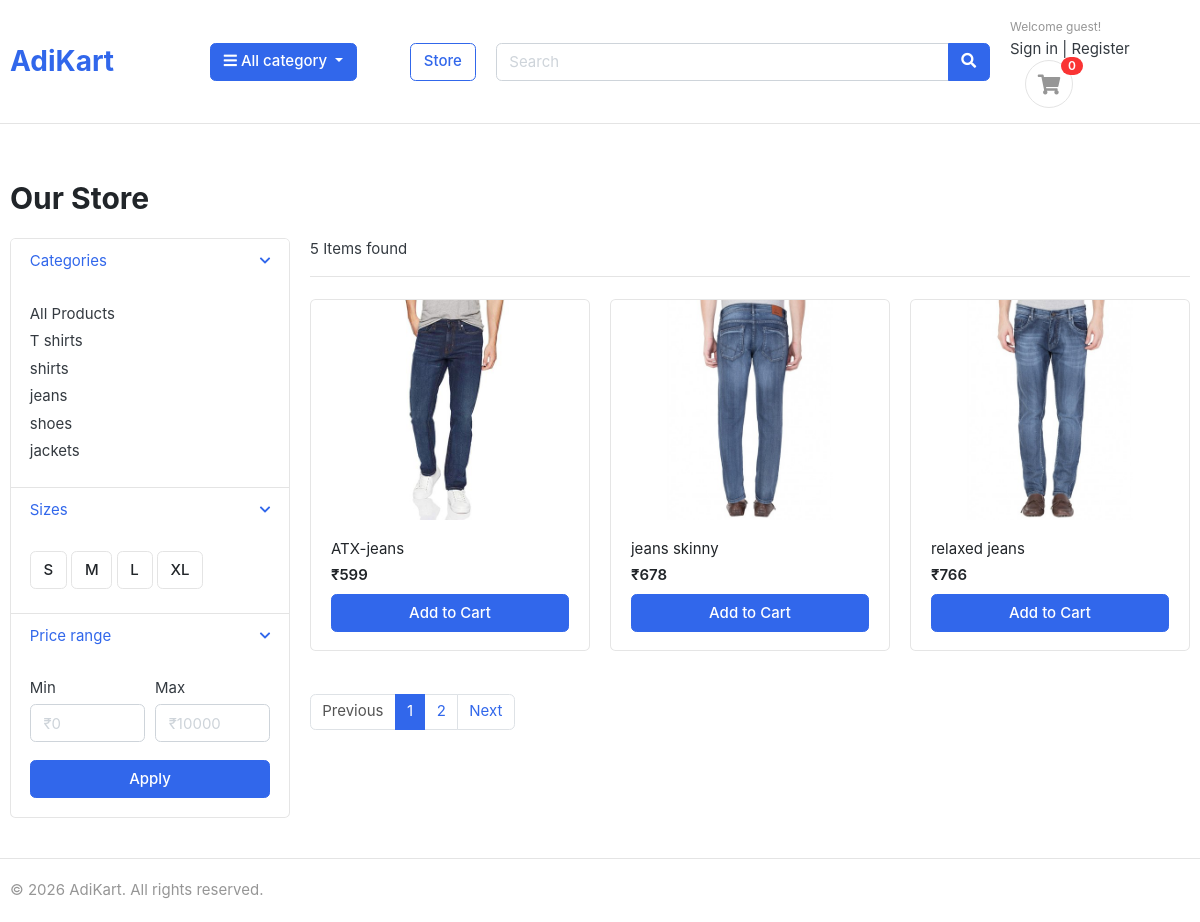
Page /store/category/jeans/ on the committed database.
### category/models.py (models this page shows, shortened)
class Category(models.Model):
    category_name = models.CharField(max_length=50)
    slug=models.SlugField(max_length=100, unique=True)
    description=models.TextField(max_length=255)
    image=models.ImageField(upload_to='photos/categories', blank=True)
    class Meta:
        verbose_name = 'category'
        verbose_name_plural = 'categories'

### store/models.py (models this page shows, shortened)
class product(models.Model):
    product_name=models.CharField(max_length=200, unique=True)
    slug=models.SlugField(max_length=200, unique=True)
    description=models.TextField(max_length=500, blank=True)
    price=models.IntegerField()
    images=models.ImageField(upload_to='photos/products')
    is_available=models.BooleanField(default=True)
    category=models.ForeignKey(Category, on_delete=models.CASCADE)
    created_date=models.DateTimeField(auto_now_add=True)
    modified_date=models.DateTimeField(auto_now=True)

### store/views.py (the view)
# urls.py: path('category/<slug:category_slug>/', views.products_by_category, name='products_by_category'),
def products_by_category(request, category_slug):
    category = get_object_or_404(Category, slug=category_slug)
    products = product.objects.filter(category=category)
    categories = Category.objects.all()
    paginator = Paginator(products, 3)
    page = request.GET.get('page')
    products = paginator.get_page(page)
    product_count = paginator.count
    return render(request, 'store/store.html', {
        'products': products,
        'categories': categories,
        'product_count': product_count,
    })

### cart/context_processors.py (called while the page is built)
def cart_count(request):
    cart = request.session.get('cart', {})
    count = 0
    for quantity in cart.values():
        count += quantity
    return {
        'cart_count': count
    }

### templates/store/store.html (shortened to what this page needs)
{% extends "base.html" %}
{% block content %}
<section class="section-content padding-y">
<div class="container">
    <header class="section-heading">
        <h2 class="section-title">Our Store</h2>
    </header>
    <div class="row">
        <aside class="col-md-3">
            <div class="card">
                <article class="filter-group">
                    <header class="card-header">
                        <a href="#" class="title">
                            <i class="icon-control fa fa-chevron-down"></i>
                            Categories
                        </a>
                    </header>
                    <div class="filter-content">
                        <div class="card-body">
                            <ul class="list-menu">
                                <li>
                                    <a href="/store/">
                                        All Products
                                    </a>
                                </li>
                                {% for category in categories %}
                                <li>
                                    <a href="{% url 'products_by_category' category.slug %}">
                                        {{ category.category_name }}
                                    </a>
                                </li>
                                {% endfor %}
                            </ul>
                        </div>
                    </div>
                </article>
                <article class="filter-group">
                    <header class="card-header">
                        <a href="#" class="title">
                            <i class="icon-control fa fa-chevron-down"></i>
                            Sizes
                        </a>
                    </header>
                    <div class="filter-content">
                        <div class="card-body">
                            <label class="checkbox-btn">
                                <span class="btn btn-light">S</span>
                            </label>
                            <label class="checkbox-btn">
                                <span class="btn btn-light">M</span>
                            </label>
                            <label class="checkbox-btn">
                                <span class="btn btn-light">L</span>
                            </label>
                            <label class="checkbox-btn">
                                <span class="btn btn-light">XL</span>
                            </label>
                        </div>
                    </div>
                </article>
                <article class="filter-group">
                    <header class="card-header">
                        <a href="#" class="title">
                            <i class="icon-control fa fa-chevron-down"></i>
                            Price range
                        </a>
                    </header>
                    <div class="filter-content">
                        <div class="card-body">
                            <div class="form-row">
                                <div class="form-group col-md-6">
                                    <label>Min</label>
                                    <input class="form-control"
                                           placeholder="₹0"
                                           type="number">
                                </div>
                                <div class="form-group col-md-6">
                                    <label>Max</label>
                                    <input class="form-control"
                                           placeholder="₹10000"
                                           type="number">
                                </div>
                            </div>
                            <button class="btn btn-block btn-primary">
                                Apply
                            </button>
                        </div>
                    </div>
                </article>
            </div>
        </aside>
        <main class="col-md-9">
            <header class="border-bottom mb-4 pb-3">
                <div class="form-inline">
                    <span class="mr-md-auto">
                        {{ product_count }} Items found
                    </span>
                </div>
            </header>
            <div class="row">
                {% for product in products %}
                <div class="col-md-4">
                    <figure class="card card-product-grid">
                        <div class="img-wrap">
                            <a href="{% url 'product_detail' product.slug %}">
                                <img src="{{ product.images.url }}">
                            </a>
                        </div>
                        <figcaption class="info-wrap">
                            <a href="{% url 'product_detail' product.slug %}"
                               class="title">
                                {{ product.product_name }}
                            </a>
                            <div class="price mt-1">
                                ₹{{ product.price }}
                            </div>
                            {% if product.is_available %}
                                <a href="{% url 'add_to_cart' product.id %}"
                                   class="btn btn-primary btn-block mt-2">
                                    Add to Cart
                                </a>
                            {% else %}
                                <span class="btn btn-danger btn-block mt-2">
                                    Out of Stock
                                </span>
                            {% endif %}
                        </figcaption>
                    </figure>
                </div>
                {% empty %}
                <div class="col-12 text-center">
                    <h4>No products found</h4>
                </div>
                {% endfor %}
            </div>
            {% if products.has_other_pages %}
            <nav class="mt-4">
                <ul class="pagination">
                    {% if products.has_previous %}
                    <li class="page-item">
                        <a class="page-link"
                           href="?keyword={{ keyword|default:'' }}&page={{ products.previous_page_number }}">
                            Previous
                        </a>
                    </li>
                    {% else %}
                    <li class="page-item disabled">
                        <span class="page-link">
                            Previous
                        </span>
                    </li>
                    {% endif %}
                    {% for num in products.paginator.page_range %}
                        {% if products.number == num %}
                        <li class="page-item active">
                            <span class="page-link">
                                {{ num }}
                            </span>
                        </li>
                        {% else %}
                        <li class="page-item">
                            <a class="page-link"
                               href="?keyword={{ keyword|default:'' }}&page={{ num }}">
                                {{ num }}
                            </a>
                        </li>
                        {% endif %}
                    {% endfor %}
                    {% if products.has_next %}
                    <li class="page-item">
                        <a class="page-link"
                           href="?keyword={{ keyword|default:'' }}&page={{ products.next_page_number }}">
                            Next
                        </a>
                    </li>
                    {% else %}
                    <li class="page-item disabled">
                        <span class="page-link">
                            Next
                        </span>
                    </li>
                    {% endif %}
                </ul>
            </nav>
            {% endif %}
        </main>
    </div>
</div>
</section>
{% endblock %}

### AdiKart/static/css/ui.css (style rules this page uses)
html { font-family: "Inter", sans-serif; font-size: 15px; }
.img-wrap { text-align: center; display: block; }
.img-wrap img { max-width: 100%; }
.padding-y { padding-top: 40px; padding-bottom: 40px; }
figure { margin-bottom: 0; }
article:after, .form-group:after { display: block; clear: both; content: ""; }
.section-heading { margin-bottom: 20px; margin-top: 15px; }
.section-title { color: #212529; }
.btn-light { background-color: #fff; border-color: #e4e4e4; }
[class*=list-] li:after { visibility: hidden; display: block; content: ""; overflow: hidden; height: 0; clear: both; }
.list-menu { list-style: none; margin: 0; padding-left: 0; }
.list-menu li { margin-bottom: 5px; }
.list-menu a { color: #343a40; }
[class*=card-product] a.title { color: #212529; display: block; }
[class*=card-product] .img-wrap { overflow: hidden; position: relative; }
[class*=card-product] .img-wrap img { height: 100%; max-width: 100%; width: auto; display: inline-block; -o-object-fit: cover; object-fit: cover; }
.card-product-grid { margin-bottom: 20px; }
.card-product-grid .img-wrap { border-radius: 0.2rem 0.2rem 0 0; height: 220px; }
.card-product-grid .info-wrap { overflow: hidden; padding: 18px 20px; }
.card .img-wrap { overflow: hidden; }
.price { font-weight: 600; color: #212529; }
.icon-control { margin-top: 5px; float: right; font-size: 80%; }
.card-header .title { margin-bottom: 0; line-height: 1.5; }
.filter-group { border-bottom: 1px solid #e4e4e4; }
.filter-group .card-header { border-bottom: 0; }
.filter-group:last-child { border-bottom: 0; }
.checkbox-btn { position: relative; }

### rows in the picture
Category: category_name "T shirts"
Category: category_name "shirts"
Category: category_name "jeans"
Category: category_name "shoes"
Category: category_name "jackets"
product: images (picture), product_name "ATX-jeans", price "599", is_available "Add to Cart"
product: images (picture), product_name "jeans skinny", price "678", is_available "Add to Cart"
product: images (picture), product_name "relaxed jeans", price "766", is_available "Add to Cart"

### other values in the picture
{{ cart_count }} "0"
{{ product_count }} "5"
{{ num }} "1"
{{ num }} "2"
